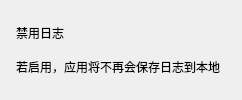
          <widget class="CardWidget" name="CardWidget_6">
           <property name="minimumSize">
            <size>
             <width>0</width>
             <height>70</height>
            </size>
           </property>
           <layout class="QHBoxLayout" name="horizontalLayout_6">
            <property name="leftMargin">
             <number>16</number>
            </property>
            <property name="topMargin">
             <number>16</number>
            </property>
            <property name="rightMargin">
             <number>16</number>
            </property>
            <property name="bottomMargin">
             <number>16</number>
            </property>
            <item>
             <layout class="QVBoxLayout" name="verticalLayout_16">
              <property name="spacing">
               <number>0</number>
              </property>
              <item>
               <widget class="StrongBodyLabel" name="StrongBodyLabel_11">
                <property name="sizePolicy">
                 <sizepolicy hsizetype="Expanding" vsizetype="Preferred">
                  <horstretch>0</horstretch>
                  <verstretch>0</verstretch>
                 </sizepolicy>
                </property>
                <property name="text">
                 <string>禁用日志</string>
                </property>
               </widget>
              </item>
              <item>
               <widget class="CaptionLabel" name="CaptionLabel_10">
                <property name="text">
                 <string>若启用，应用将不再会保存日志到本地</string>
                </property>
                <property name="lightColor" stdset="0">
                 <color alpha="150">
                  <red>0</red>
                  <green>0</green>
                  <blue>0</blue>
                 </color>
                </property>
                <property name="darkColor" stdset="0">
                 <color alpha="200">
                  <red>255</red>
                  <green>255</green>
                  <blue>255</blue>
                 </color>
                </property>
               </widget>
              </item>
             </layout>
            </item>
            <item>
             <widget class="SwitchButton" name="switch_disable_log" native="true">
              <property name="onText" stdset="0">
               <string>启用</string>
              </property>
              <property name="offText" stdset="0">
               <string>禁用</string>
              </property>
             </widget>
            </item>
           </layout>
          </widget>
